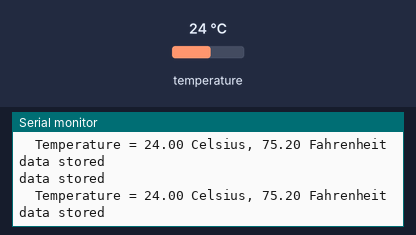
Simulated run of this sketch. Board: ESP8266 (NodeMCU). On the bench: the last lines printed to the serial monitor. The inputs (shaded band) are chosen by the test bench; at power-on: temperature 24 °C. The local clock reads 2024-03-15 10:24:30 at power-on unless the sketch sets it; storage starts empty.

Above: at 9.1 s.
9.2 s: temperature set to 12 °C
At 12.1 s:
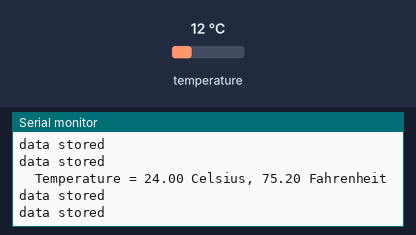
17.0 s: temperature set to 19 °C
At 20.3 s:
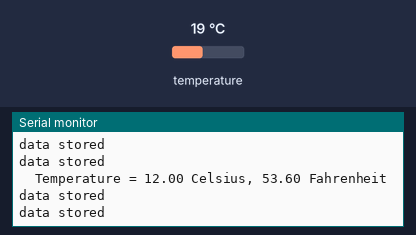
Timing chart, 0 to 21.8 s (numbered marks = the images above; inputs shaded):
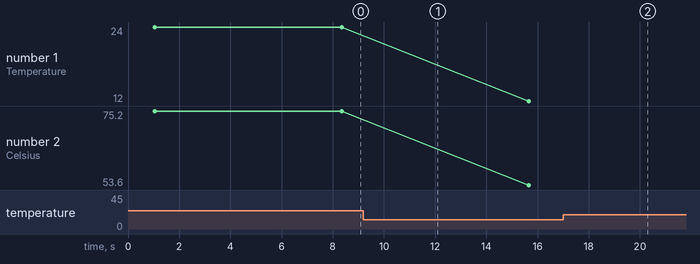

Measured:
- plotted number 1: 24 → 12 after the input at 9.2 s, 12 → 19 after the input at 17.0 s
- plotted number 2: 75.2 → 53.6 after the input at 9.2 s, 53.6 → 66.2 after the input at 17.0 s

The sketch:

Simple_RTC.ino
```cpp
// https://create.arduino.cc/editor/LogMaker360/9a5b5c2b-e510-4012-8a4c-70fbb17032b5/preview //
#include <OneWire.h>
#include <SPI.h>
#include <SD.h>
#include <Wire.h>
#include "RTClib.h"
const int chipSelect = 10; //cs or the save select pin from the sd shield is connected to 10.
RTC_DS1307 RTC;
float celsius, fahrenheit;

OneWire  ds(8);  // temperature senor on pin 8 (a 4.7K resistor is necessary) //

File dataFile;
DateTime now;

void setup(void) {
  Serial.begin(9600);
  //setup clock
  Wire.begin();
  RTC.begin();
//check or the Real Time Clock is on
  if (! RTC.isrunning()) {
    Serial.println("RTC is NOT running!");
    // following line sets the RTC to the date & time this sketch was compiled
    // uncomment it & upload to set the time, date and start run the RTC!
    RTC.adjust(DateTime(__DATE__, __TIME__));
  }
//setup SD card
   Serial.print("Initializing SD card...");

  // see if the SD card is present and can be initialized:
  if (!SD.begin(chipSelect)) {
    Serial.println("Card failed, or not present");
    // don't do anything more:
    return;
  }
  Serial.println("card initialized.");

  //write down the date (year / month / day         prints only the start, so if the logger runs for sevenal days you only findt the start back at the begin.
    now = RTC.now();
    dataFile = SD.open("datalog.txt", FILE_WRITE);
    dataFile.print("Start logging on: ");
    dataFile.print(now.year(),DEC);
    dataFile.print('/');
    dataFile.print(now.month(),DEC);
    dataFile.print('/');
    dataFile.print(now.day(),DEC);
    dataFile.println(" ");
    dataFile.println("Celsius              Time");
    dataFile.close();
}

void loop(void) {

// read temperature
pickUpTemperature();
//read the time
  now = RTC.now();

  //open file to log data in.
   dataFile = SD.open("datalog.txt", FILE_WRITE);

  // if the file is available, write to it:
  // log the temperature and time.
  if (dataFile) {
    dataFile.print(celsius);
    dataFile.print("                 ");

    dataFile.print(now.hour(),DEC);
    dataFile.print(":");
    dataFile.print(now.minute(),DEC);
    dataFile.print(":");
    dataFile.println(now.second(),DEC);

    dataFile.close();
    // print to the serial port too:
    Serial.println("data stored");
  }
  // if the file isn't open, pop up an error:
  else {
    Serial.println("error opening datalog.txt");
  }
  //delay(60000); // this will log the temperature every minute.
  delay(3000);
}


// fuction with check the temperature sensor and update the tempeature.
void pickUpTemperature(){
    byte i;
  byte present = 0;
  byte type_s;
  byte data[12];
  byte addr[8];


  if ( !ds.search(addr)) {
    //Serial.println("No more addresses.");
   //Serial.println();
    ds.reset_search();
    delay(250);
    return;
  }

  //Serial.print("ROM =");
  for( i = 0; i < 8; i++) {
   // Serial.write(' ');
   // Serial.print(addr[i], HEX);
  }

  if (OneWire::crc8(addr, 7) != addr[7]) {
      Serial.println("CRC is not valid!");
      return;
  }
  Serial.println();

  // the first ROM byte indicates which chip
  switch (addr[0]) {
    case 0x10:
     // Serial.println("  Chip = DS18S20");  // or old DS1820
      type_s = 1;
      break;
    case 0x28:
    //  Serial.println("  Chip = DS18B20");
      type_s = 0;
      break;
    case 0x22:
    //  Serial.println("  Chip = DS1822");
      type_s = 0;
      break;
    default:
   //   Serial.println("Device is not a DS18x20 family device.");
      return;
  }

  ds.reset();
  ds.select(addr);
  ds.write(0x44, 1);        // start conversion, with parasite power on at the end

  delay(1000);     // maybe 750ms is enough, maybe not
  // we might do a ds.depower() here, but the reset will take care of it.

  present = ds.reset();
  ds.select(addr);
  ds.write(0xBE);         // Read Scratchpad

  //Serial.print("  Data = ");
  //Serial.print(present, HEX);
  //Serial.print(" ");
  for ( i = 0; i < 9; i++) {           // we need 9 bytes
    data[i] = ds.read();
   // Serial.print(data[i], HEX);
   // Serial.print(" ");
  }
 // Serial.print(" CRC=");
 // Serial.print(OneWire::crc8(data, 8), HEX);
 // Serial.println();

  // Convert the data to actual temperature
  // because the result is a 16 bit signed integer, it should
  // be stored to an "int16_t" type, which is always 16 bits
  // even when compiled on a 32 bit processor.
  int16_t raw = (data[1] << 8) | data[0];
  if (type_s) {
    raw = raw << 3; // 9 bit resolution default
    if (data[7] == 0x10) {
      // "count remain" gives full 12 bit resolution
      raw = (raw & 0xFFF0) + 12 - data[6];
    }
  } else {
    byte cfg = (data[4] & 0x60);
    // at lower res, the low bits are undefined, so let's zero them
    if (cfg == 0x00) raw = raw & ~7;  // 9 bit resolution, 93.75 ms
    else if (cfg == 0x20) raw = raw & ~3; // 10 bit res, 187.5 ms
    else if (cfg == 0x40) raw = raw & ~1; // 11 bit res, 375 ms
    //// default is 12 bit resolution, 750 ms conversion time
  }
  celsius = (float)raw / 16.0;
  fahrenheit = celsius * 1.8 + 32.0;
  Serial.print("  Temperature = ");
  Serial.print(celsius);
  Serial.print(" Celsius, ");
  Serial.print(fahrenheit);
  Serial.println(" Fahrenheit");

}
```
